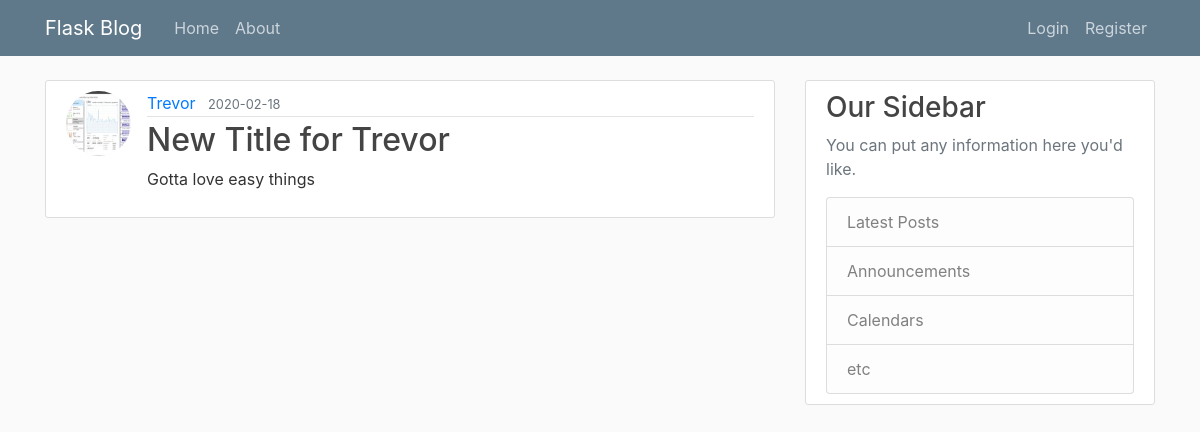
Before: /post/4 with the older database file.
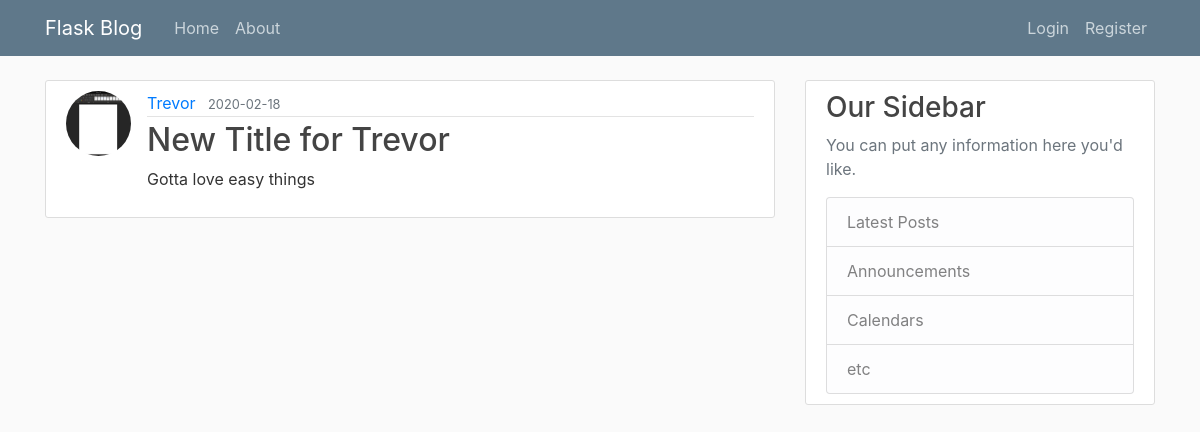
After: the same page with the newer database file.
### flaskblog/models.py (models this page shows, shortened)
class User(db.Model, UserMixin):
    id = db.Column(db.Integer, primary_key=True)
    username = db.Column(db.String(20), unique=True, nullable=False)
    email = db.Column(db.String(120), unique=True, nullable=False)
    image_file = db.Column(db.String(20), nullable=False, default='default.jpg')
    password = db.Column(db.String(60), nullable=False)
    posts = db.relationship('Post', backref='author', lazy=True)

### flaskblog/posts/routes.py (the view)
@posts.route('/post/<int:post_id>')
def post(post_id):
    post = Post.query.get_or_404(post_id)
    return render_template('post.html', title=post.title, post=post, legend='Update Post')

### flaskblog/templates/post.html (shortened to what this page needs)
{% extends "layout.html" %}
{% block content %}
    <article class="media content-section">
        <img src="{{ url_for('static', filename='profile/'+post.author.image_file) }}" class="rounded-circle article-img"
             alt="{{ post.author.username }}'s picture">
        <div class="media-body">
            <div class="article-metadata">
                <a class="mr-2" href="{{ url_for('users.user_posts', username=post.author.username) }}">{{ post.author.username }}</a>
                <small class="text-muted">{{ post.date_posted.strftime('%Y-%m-%d') }}</small>
            </div>
            <h2 class="article-title">{{ post.title }}</h2>
            <p class="article-content">{{ post.content }}</p>
        </div>
    </article>
{% endblock %}

Changed rows visible on the page:
changed User "Trevor": image_file: a different picture
